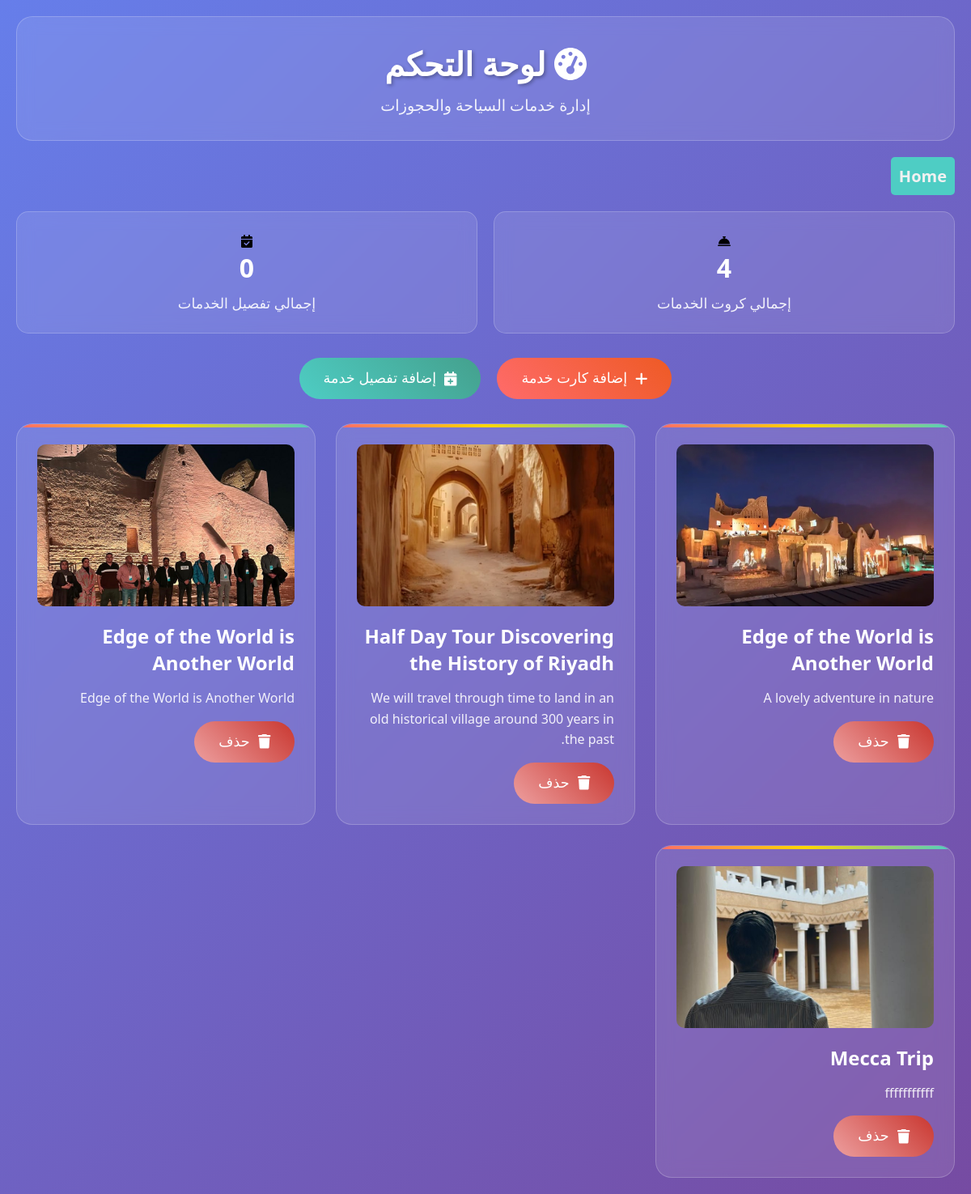
/dashboard (signed in), run on the app's committed database.
### tourapp/models.py (models this page shows, shortened)
class ServiceCard(models.Model):
    servicebooking = models.ForeignKey(ServiceBooking, on_delete=models.SET_NULL, null=True, blank=True )
    title = models.CharField(max_length=50)
    description = models.TextField()
    image = models.ImageField(upload_to="ServiceImages")

### tourapp/views.py (the view, shortened to what this page needs)
# urls.py: path('dashboard', views.dashboard, name= 'dashboard'),
@user_passes_test(lambda u: u.is_superuser)
def dashboard(request):
    servicecards = ServiceCard.objects.all()
    servicebooking =ServiceBooking.objects.all()
    return render(request, 'tourapp/dashboard.html', {'servicecards': servicecards, 'servicebooking':servicebooking})

### templates/tourapp/dashboard.html (shortened to what this page needs)
{% load static %}
<!DOCTYPE html>
<html lang="ar" dir="rtl">
<head>
    <link rel="stylesheet" href="{% static 'css/dashboard.css' %}">
</head>
<body>
    <div class="container">
        <div class="header">
            <h1><i class="fas fa-tachometer-alt"></i> لوحة التحكم</h1>
            <p>إدارة خدمات السياحة والحجوزات</p>
        </div>
        <a href="{% url 'home' %}">Home</a>
        <div class="stats-grid">
            <div class="stat-card">
                <i class="fas fa-concierge-bell"></i>
                <h3 id="total-services">{{ servicecards|length }}</h3>
                <p>إجمالي كروت الخدمات</p>
            </div>
            <div class="stat-card">
                <i class="fas fa-calendar-check"></i>
                <h3 id="total-bookings">0</h3>
                <p>إجمالي تفصيل  الخدمات</p>
            </div>
        </div>
        <div class="action-buttons">
            <button class="action-btn" onclick="openModal('service-modal')">
                <i class="fas fa-plus"></i>
                إضافة كارت خدمة
            </button>
            <button class="action-btn secondary" onclick="openModal('booking-modal')">
                <i class="fas fa-calendar-plus"></i>
                إضافة تفصيل خدمة
            </button>
        </div>
        <div class="services-grid" id="services-grid">
            {% for service in servicecards %}
                <div class="service-card" id="item-{{ service.id }}">
                {% if service.image %}
                <img src="{{ service.image.url }}" alt="{{ service.title }}" class="image-preview">
                {% endif %}
                    <h3>{{ service.title }}</h3>
                    <p>{{ service.description }}</p>
                    <button class="delete-btn" data-id="{{ service.id }}">
                    <i class="fas fa-trash"></i> حذف
                    </button>
                </div>
                {% empty %}
                <div class="no-services">
                    <i class="fas fa-spa"></i>
                    <h3>لا توجد كروت خدمات متاحة</h3>
                    <p>ابدأ بإضافة خدمة جديدة لعرضها هنا</p>
                </div>
            {% endfor %}
        </div>
    </div>
</body>
</html>

### static/css/dashboard.css (style rules this page uses)
* { margin: 0; padding: 0; box-sizing: border-box; }
body { font-family: 'Segoe UI', Tahoma, Geneva, Verdana, sans-serif; background: linear-gradient(135deg, #667eea 0%, #764ba2 100%); min-height: 100vh; direction: rtl; }
.container { max-width: 1400px; margin: 0 auto; padding: 20px; }
.header { background: rgba(255, 255, 255, 0.1); backdrop-filter: blur(10px); border-radius: 20px; padding: 30px; margin-bottom: 30px; text-align: center; border: 1px solid rgba(255, 255, 255, 0.2); }
.header h1 { color: white; font-size: 2.5em; margin-bottom: 10px; text-shadow: 2px 2px 4px rgba(0,0,0,0.3); }
.header p { color: rgba(255, 255, 255, 0.9); font-size: 1.2em; }
.stats-grid { display: grid; grid-template-columns: repeat(auto-fit, minmax(250px, 1fr)); gap: 20px; margin-bottom: 30px; margin-top: 30px; }
.stat-card { background: rgba(255, 255, 255, 0.1); backdrop-filter: blur(10px); border-radius: 15px; padding: 25px; border: 1px solid rgba(255, 255, 255, 0.2); transition: all 0.3s ease; text-align: center; }
.stat-card h3 { color: white; font-size: 2em; margin-bottom: 10px; }
.stat-card p { color: rgba(255, 255, 255, 0.9); font-size: 1.1em; }
.action-buttons { display: flex; gap: 20px; margin-bottom: 30px; flex-wrap: wrap; justify-content: center; }
.action-btn { background: linear-gradient(45deg, #ff6b6b, #ee5a24); color: white; border: none; padding: 15px 30px; border-radius: 50px; font-size: 1.1em; cursor: pointer; transition: all 0.3s ease; display: flex; align-items: center; gap: 10px; text-decoration: none; }
.delete-btn { background: linear-gradient(45deg, #ed9f9f, #c93730); color: white; border: none; padding: 15px 30px; border-radius: 50px; font-size: 1.1em; cursor: pointer; transition: all 0.3s ease; display: flex; align-items: center; gap: 10px; text-decoration: none; }
.action-btn.secondary { background: linear-gradient(45deg, #4ecdc4, #44a08d); }
.services-grid { display: grid; grid-template-columns: repeat(auto-fit, minmax(300px, 1fr)); gap: 25px; margin-top: 30px; }
.service-card { background: rgba(255, 255, 255, 0.1); backdrop-filter: blur(10px); border-radius: 20px; padding: 25px; border: 1px solid rgba(255, 255, 255, 0.2); transition: all 0.3s ease; position: relative; overflow: hidden; }
.service-card::before { content: ''; position: absolute; top: 0; left: 0; right: 0; height: 4px; background: linear-gradient(90deg, #ff6b6b, #ffd700, #4ecdc4); }
.service-card h3 { color: white; font-size: 1.5em; margin-bottom: 15px; }
.service-card p { color: rgba(255, 255, 255, 0.9); line-height: 1.6; margin-bottom: 15px; }
.image-preview { width: 100%; height: 200px; border-radius: 10px; object-fit: cover; margin-bottom: 15px; }
a { text-decoration: none; padding: 10px; background-color: #4ecdc4; color: #f1f1f1; border-radius: 5px; border: none; font-size: 20px; font-weight: 600; transition: .5s ease; }

### data on the page
ServiceCard: image (picture), title "Edge of the World is Another World", description "A lovely adventure in nature"
ServiceCard: image (picture), title "Half Day Tour Discovering the History of Riyadh", description "We will travel through time to land in an old historical village around 300 years in the past."
ServiceCard: image (picture), title "Edge of the World is Another World", description "Edge of the World is Another World"
ServiceCard: image (picture), title "Mecca Trip", description "fffffffffff"

### other printed values
{{ servicecards|length }} "4"
